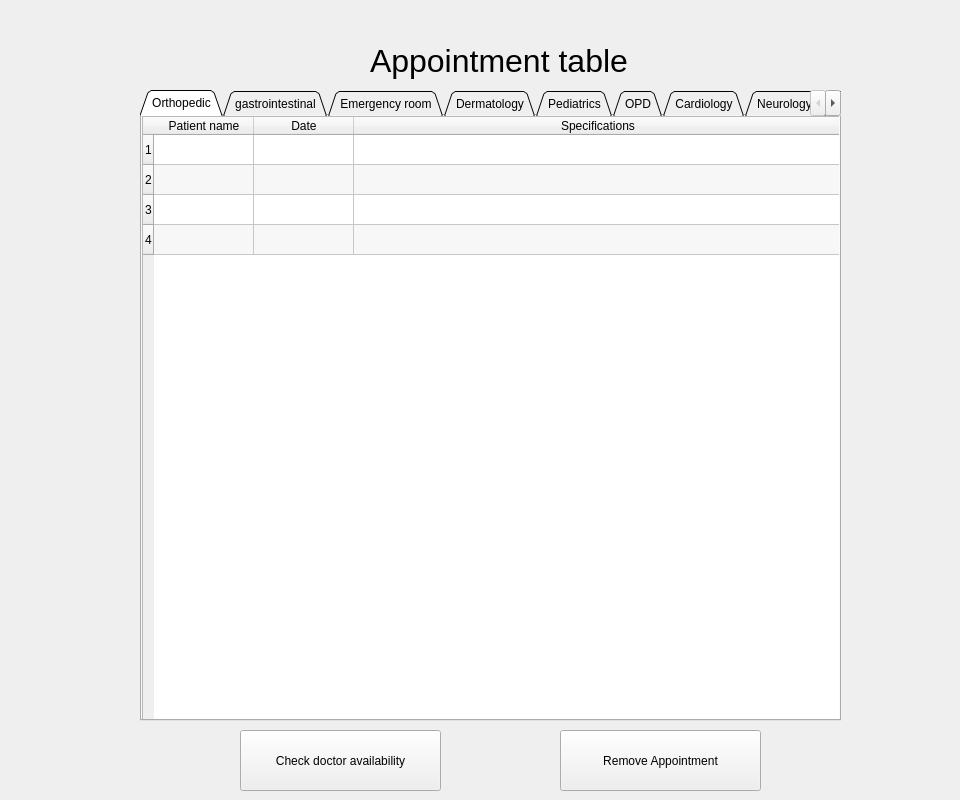
<?xml version="1.0" encoding="UTF-8"?>
<ui version="4.0">
 <class>Form</class>
 <widget class="QWidget" name="Form">
  <property name="geometry">
   <rect>
    <x>0</x>
    <y>0</y>
    <width>960</width>
    <height>800</height>
   </rect>
  </property>
  <property name="windowTitle">
   <string>Form</string>
  </property>
  <widget class="QTabWidget" name="tabWidget">
   <property name="geometry">
    <rect>
     <x>140</x>
     <y>90</y>
     <width>701</width>
     <height>631</height>
    </rect>
   </property>
   <property name="tabShape">
    <enum>QTabWidget::Triangular</enum>
   </property>
   <property name="currentIndex">
    <number>0</number>
   </property>
   <property name="elideMode">
    <enum>Qt::ElideNone</enum>
   </property>
   <property name="documentMode">
    <bool>false</bool>
   </property>
   <property name="tabsClosable">
    <bool>false</bool>
   </property>
   <property name="tabBarAutoHide">
    <bool>false</bool>
   </property>
   <widget class="QWidget" name="tab">
    <attribute name="title">
     <string>Orthopedic</string>
    </attribute>
    <widget class="QTableWidget" name="tableWidget">
     <property name="geometry">
      <rect>
       <x>0</x>
       <y>0</y>
       <width>701</width>
       <height>611</height>
      </rect>
     </property>
     <property name="alternatingRowColors">
      <bool>true</bool>
     </property>
     <attribute name="horizontalHeaderStretchLastSection">
      <bool>true</bool>
     </attribute>
     <attribute name="verticalHeaderShowSortIndicator" stdset="0">
      <bool>false</bool>
     </attribute>
     <attribute name="verticalHeaderStretchLastSection">
      <bool>false</bool>
     </attribute>
     <row>
      <property name="text">
       <string>1</string>
      </property>
     </row>
     <row>
      <property name="text">
       <string>2</string>
      </property>
     </row>
     <row>
      <property name="text">
       <string>3</string>
      </property>
     </row>
     <row>
      <property name="text">
       <string>4</string>
      </property>
     </row>
     <column>
      <property name="text">
       <string>Patient name</string>
      </property>
     </column>
     <column>
      <property name="text">
       <string>Date</string>
      </property>
     </column>
     <column>
      <property name="text">
       <string>Specifications</string>
      </property>
     </column>
    </widget>
   </widget>
   <widget class="QWidget" name="tab_2">
    <attribute name="title">
     <string>gastrointestinal</string>
    </attribute>
    <widget class="QTableWidget" name="tableWidget_2">
     <property name="geometry">
      <rect>
       <x>0</x>
       <y>0</y>
       <width>701</width>
       <height>611</height>
      </rect>
     </property>
     <property name="alternatingRowColors">
      <bool>true</bool>
     </property>
     <attribute name="horizontalHeaderStretchLastSection">
      <bool>true</bool>
     </attribute>
     <attribute name="verticalHeaderShowSortIndicator" stdset="0">
      <bool>false</bool>
     </attribute>
     <attribute name="verticalHeaderStretchLastSection">
      <bool>false</bool>
     </attribute>
     <row>
      <property name="text">
       <string>1</string>
      </property>
     </row>
     <row>
      <property name="text">
       <string>2</string>
      </property>
     </row>
     <row>
      <property name="text">
       <string>3</string>
      </property>
     </row>
     <row>
      <property name="text">
       <string>4</string>
      </property>
     </row>
     <column>
      <property name="text">
       <string>Patient name</string>
      </property>
     </column>
     <column>
      <property name="text">
       <string>Date</string>
      </property>
     </column>
     <column>
      <property name="text">
       <string>Specifications</string>
      </property>
     </column>
    </widget>
   </widget>
   <widget class="QWidget" name="tab_3">
    <attribute name="title">
     <string>Emergency room</string>
    </attribute>
    <widget class="QTableWidget" name="tableWidget_3">
     <property name="geometry">
      <rect>
       <x>0</x>
       <y>0</y>
       <width>701</width>
       <height>611</height>
      </rect>
     </property>
     <property name="alternatingRowColors">
      <bool>true</bool>
     </property>
     <attribute name="horizontalHeaderStretchLastSection">
      <bool>true</bool>
     </attribute>
     <attribute name="verticalHeaderShowSortIndicator" stdset="0">
      <bool>false</bool>
     </attribute>
     <attribute name="verticalHeaderStretchLastSection">
      <bool>false</bool>
     </attribute>
     <row>
      <property name="text">
       <string>1</string>
      </property>
     </row>
     <row>
      <property name="text">
       <string>2</string>
      </property>
     </row>
     <row>
      <property name="text">
       <string>3</string>
      </property>
     </row>
     <row>
      <property name="text">
       <string>4</string>
      </property>
     </row>
     <column>
      <property name="text">
       <string>Patient name</string>
      </property>
     </column>
     <column>
      <property name="text">
       <string>Date</string>
      </property>
     </column>
     <column>
      <property name="text">
       <string>Specifications</string>
      </property>
     </column>
    </widget>
   </widget>
   <widget class="QWidget" name="tab_4">
    <attribute name="title">
     <string>Dermatology</string>
    </attribute>
    <widget class="QTableWidget" name="tableWidget_4">
     <property name="geometry">
      <rect>
       <x>0</x>
       <y>0</y>
       <width>701</width>
       <height>611</height>
      </rect>
     </property>
     <property name="alternatingRowColors">
      <bool>true</bool>
     </property>
     <attribute name="horizontalHeaderStretchLastSection">
      <bool>true</bool>
     </attribute>
     <attribute name="verticalHeaderShowSortIndicator" stdset="0">
      <bool>false</bool>
     </attribute>
     <attribute name="verticalHeaderStretchLastSection">
      <bool>false</bool>
     </attribute>
     <row>
      <property name="text">
       <string>1</string>
      </property>
     </row>
     <row>
      <property name="text">
       <string>2</string>
      </property>
     </row>
     <row>
      <property name="text">
       <string>3</string>
      </property>
     </row>
     <row>
      <property name="text">
       <string>4</string>
      </property>
     </row>
     <column>
      <property name="text">
       <string>Patient name</string>
      </property>
     </column>
     <column>
      <property name="text">
       <string>Date</string>
      </property>
     </column>
     <column>
      <property name="text">
       <string>Specifications</string>
      </property>
     </column>
    </widget>
   </widget>
   <widget class="QWidget" name="tab_5">
    <attribute name="title">
     <string>Pediatrics</string>
    </attribute>
    <widget class="QTableWidget" name="tableWidget_5">
     <property name="geometry">
      <rect>
       <x>0</x>
       <y>0</y>
       <width>701</width>
       <height>611</height>
      </rect>
     </property>
     <property name="alternatingRowColors">
      <bool>true</bool>
     </property>
     <attribute name="horizontalHeaderStretchLastSection">
      <bool>true</bool>
     </attribute>
     <attribute name="verticalHeaderShowSortIndicator" stdset="0">
      <bool>false</bool>
     </attribute>
     <attribute name="verticalHeaderStretchLastSection">
      <bool>false</bool>
     </attribute>
     <row>
      <property name="text">
       <string>1</string>
      </property>
     </row>
     <row>
      <property name="text">
       <string>2</string>
      </property>
     </row>
     <row>
      <property name="text">
       <string>3</string>
      </property>
     </row>
     <row>
      <property name="text">
       <string>4</string>
      </property>
     </row>
     <column>
      <property name="text">
       <string>Patient name</string>
      </property>
     </column>
     <column>
      <property name="text">
       <string>Date</string>
      </property>
     </column>
     <column>
      <property name="text">
       <string>Specifications</string>
      </property>
     </column>
    </widget>
   </widget>
   <widget class="QWidget" name="tab_6">
    <attribute name="title">
     <string>OPD</string>
    </attribute>
    <widget class="QTableWidget" name="tableWidget_10">
     <property name="geometry">
      <rect>
       <x>0</x>
       <y>0</y>
       <width>701</width>
       <height>611</height>
      </rect>
     </property>
     <property name="alternatingRowColors">
      <bool>true</bool>
     </property>
     <attribute name="horizontalHeaderStretchLastSection">
      <bool>true</bool>
     </attribute>
     <attribute name="verticalHeaderShowSortIndicator" stdset="0">
      <bool>false</bool>
     </attribute>
     <attribute name="verticalHeaderStretchLastSection">
      <bool>false</bool>
     </attribute>
     <row>
      <property name="text">
       <string>1</string>
      </property>
     </row>
     <row>
      <property name="text">
       <string>2</string>
      </property>
     </row>
     <row>
      <property name="text">
       <string>3</string>
      </property>
     </row>
     <row>
      <property name="text">
       <string>4</string>
      </property>
     </row>
     <column>
      <property name="text">
       <string>Patient name</string>
      </property>
     </column>
     <column>
      <property name="text">
       <string>Date</string>
      </property>
     </column>
     <column>
      <property name="text">
       <string>Specifications</string>
      </property>
     </column>
    </widget>
   </widget>
   <widget class="QWidget" name="tab_7">
    <attribute name="title">
     <string>Cardiology</string>
    </attribute>
    <widget class="QTableWidget" name="tableWidget_6">
     <property name="geometry">
      <rect>
       <x>0</x>
       <y>0</y>
       <width>701</width>
       <height>611</height>
      </rect>
     </property>
     <property name="alternatingRowColors">
      <bool>true</bool>
     </property>
     <attribute name="horizontalHeaderStretchLastSection">
      <bool>true</bool>
     </attribute>
     <attribute name="verticalHeaderShowSortIndicator" stdset="0">
      <bool>false</bool>
     </attribute>
     <attribute name="verticalHeaderStretchLastSection">
      <bool>false</bool>
     </attribute>
     <row>
      <property name="text">
       <string>1</string>
      </property>
     </row>
     <row>
      <property name="text">
       <string>2</string>
      </property>
     </row>
     <row>
      <property name="text">
       <string>3</string>
      </property>
     </row>
     <row>
      <property name="text">
       <string>4</string>
      </property>
     </row>
     <column>
      <property name="text">
       <string>Patient name</string>
      </property>
     </column>
     <column>
      <property name="text">
       <string>Date</string>
      </property>
     </column>
     <column>
      <property name="text">
       <string>Specifications</string>
      </property>
     </column>
    </widget>
   </widget>
   <widget class="QWidget" name="tab_8">
    <attribute name="title">
     <string>Neurology</string>
    </attribute>
    <widget class="QTableWidget" name="tableWidget_7">
     <property name="geometry">
      <rect>
       <x>0</x>
       <y>0</y>
       <width>701</width>
       <height>611</height>
      </rect>
     </property>
     <property name="alternatingRowColors">
      <bool>true</bool>
     </property>
     <attribute name="horizontalHeaderStretchLastSection">
      <bool>true</bool>
     </attribute>
     <attribute name="verticalHeaderShowSortIndicator" stdset="0">
      <bool>false</bool>
     </attribute>
     <attribute name="verticalHeaderStretchLastSection">
      <bool>false</bool>
     </attribute>
     <row>
      <property name="text">
       <string>1</string>
      </property>
     </row>
     <row>
      <property name="text">
       <string>2</string>
      </property>
     </row>
     <row>
      <property name="text">
       <string>3</string>
      </property>
     </row>
     <row>
      <property name="text">
       <string>4</string>
      </property>
     </row>
     <column>
      <property name="text">
       <string>Patient name</string>
      </property>
     </column>
     <column>
      <property name="text">
       <string>Date</string>
      </property>
     </column>
     <column>
      <property name="text">
       <string>Specifications</string>
      </property>
     </column>
    </widget>
   </widget>
   <widget class="QWidget" name="tab_9">
    <attribute name="title">
     <string>Radiology</string>
    </attribute>
    <widget class="QTableWidget" name="tableWidget_8">
     <property name="geometry">
      <rect>
       <x>0</x>
       <y>0</y>
       <width>701</width>
       <height>611</height>
      </rect>
     </property>
     <property name="alternatingRowColors">
      <bool>true</bool>
     </property>
     <attribute name="horizontalHeaderStretchLastSection">
      <bool>true</bool>
     </attribute>
     <attribute name="verticalHeaderShowSortIndicator" stdset="0">
      <bool>false</bool>
     </attribute>
     <attribute name="verticalHeaderStretchLastSection">
      <bool>false</bool>
     </attribute>
     <row>
      <property name="text">
       <string>1</string>
      </property>
     </row>
     <row>
      <property name="text">
       <string>2</string>
      </property>
     </row>
     <row>
      <property name="text">
       <string>3</string>
      </property>
     </row>
     <row>
      <property name="text">
       <string>4</string>
      </property>
     </row>
     <column>
      <property name="text">
       <string>Patient name</string>
      </property>
     </column>
     <column>
      <property name="text">
       <string>Date</string>
      </property>
     </column>
     <column>
      <property name="text">
       <string>Specifications</string>
      </property>
     </column>
    </widget>
   </widget>
  </widget>
  <widget class="QLabel" name="label">
   <property name="geometry">
    <rect>
     <x>0</x>
     <y>0</y>
     <width>961</width>
     <height>801</height>
    </rect>
   </property>
   <property name="text">
    <string/>
   </property>
   <property name="pixmap">
    <pixmap resource="medioresoures.qrc">:/project medio/bgw.png</pixmap>
   </property>
  </widget>
  <widget class="QLabel" name="label_2">
   <property name="geometry">
    <rect>
     <x>370</x>
     <y>40</y>
     <width>261</width>
     <height>41</height>
    </rect>
   </property>
   <property name="font">
    <font>
     <pointsize>24</pointsize>
    </font>
   </property>
   <property name="autoFillBackground">
    <bool>true</bool>
   </property>
   <property name="text">
    <string>Appointment table</string>
   </property>
  </widget>
  <widget class="QPushButton" name="pushButton">
   <property name="geometry">
    <rect>
     <x>240</x>
     <y>730</y>
     <width>201</width>
     <height>61</height>
    </rect>
   </property>
   <property name="text">
    <string>Check doctor availability</string>
   </property>
  </widget>
  <widget class="QPushButton" name="pushButton_2">
   <property name="geometry">
    <rect>
     <x>560</x>
     <y>730</y>
     <width>201</width>
     <height>61</height>
    </rect>
   </property>
   <property name="text">
    <string>Remove Appointment</string>
   </property>
  </widget>
  <zorder>label</zorder>
  <zorder>tabWidget</zorder>
  <zorder>label_2</zorder>
  <zorder>pushButton</zorder>
  <zorder>pushButton_2</zorder>
 </widget>
 <resources>
  <include location="medioresoures.qrc"/>
 </resources>
 <connections/>
</ui>
